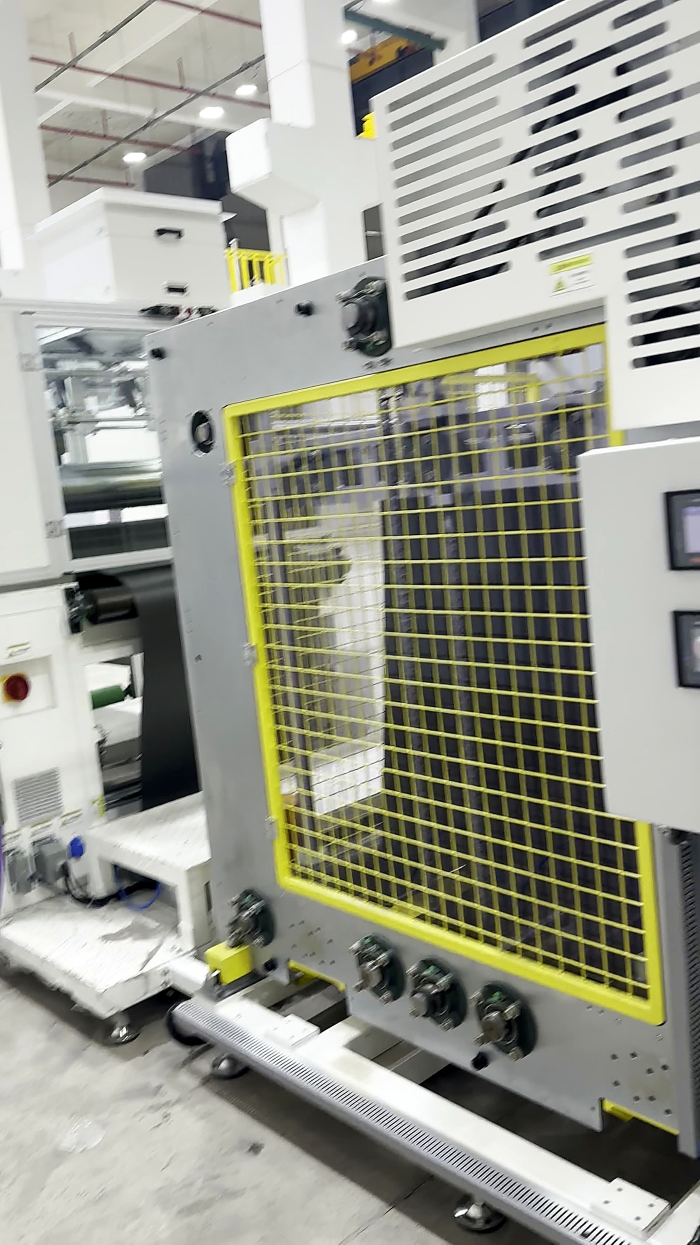
#> input picture scripts/hotmelt/_conservadas/20_1_0.jpg, 1400 x 2489 px (shown at 1/2 size); its folder holds only this picture in this run
$ python -i zoom.py   (imports and definitions only)
#> lines starting #> are read from the running program, lines starting #| are printed output that depends on the picture; after the words box and inside, x2 and y2 are one past the last pixel; in counts of white or black regions, pixels touching at a corner belong together
import sys, os
sys.path.insert(0, os.path.dirname(os.path.abspath(__file__)))
from tool import froot, path
from PIL import Image
import numpy as np

def bezel_box(p, dbg=False):
    im = Image.open(p).convert("RGB")
    W,H = im.size
    small = im.resize((W//4, H//4), Image.BILINEAR)
    a = np.asarray(small).astype(np.int16)
    R,G,B = a[...,0],a[...,1],a[...,2]
    m = (B-R > 12) & (B-R < 75) & (R > 70) & (R < 190) & (G >= R) & (G <= B)
    # column/row profiles
    cs = m.mean(axis=0); rs = m.mean(axis=1)
    if m.mean() < 0.005: return None
    tc = max(cs.max()*0.25, 0.03); tr = max(rs.max()*0.25, 0.03)
    ci = np.where(cs>tc)[0]; ri = np.where(rs>tr)[0]
    if len(ci)<3 or len(ri)<3: return None
    x0,x1 = ci[0]*4, (ci[-1]+1)*4
    y0,y1 = ri[0]*4, (ri[-1]+1)*4
    return (x0,y0,x1,y1,W,H)

def zoom(p, out, box=None, scale=3, pad=0.06):
#> called with p = '_conservadas/20_1_0.jpg', out = 'out.png', scale = 3, pad = 0.06
    im = Image.open(p)
#> im is the input picture: PIL image 1400x2489 RGB; mean R, G, B 152.9, 154, 142
    W,H = im.size
#> W = 1400; H = 2489
    if box is None:
        b = bezel_box(p)
#> in bezel_box, `small = im.resize((W//4, H//4), Image.BILINEAR)`:
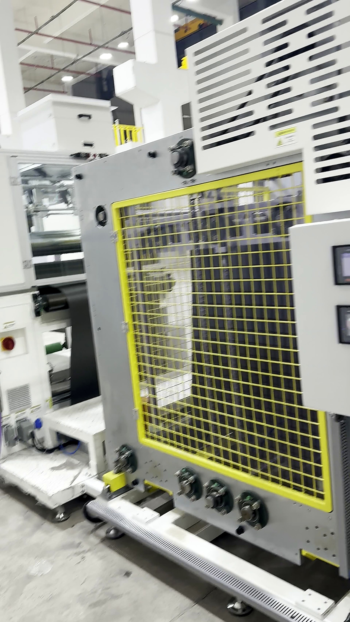
#> small: PIL image 350x622 RGB; mean R, G, B 152.9, 154, 142
#> in bezel_box, `R,G,B = a[...,0],a[...,1],a[...,2]`:
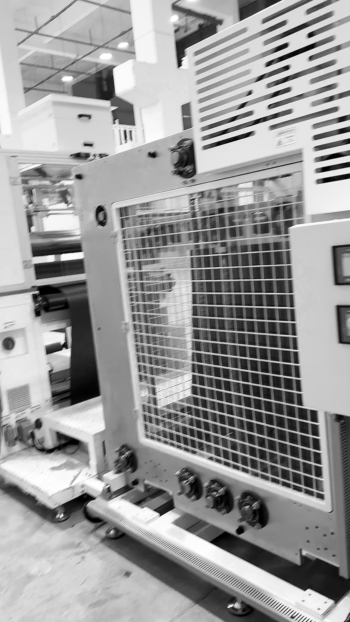
#> R: shape (622, 350) int16; min 0, max 255, mean 152.9
#> in bezel_box, `R,G,B = a[...,0],a[...,1],a[...,2]`:
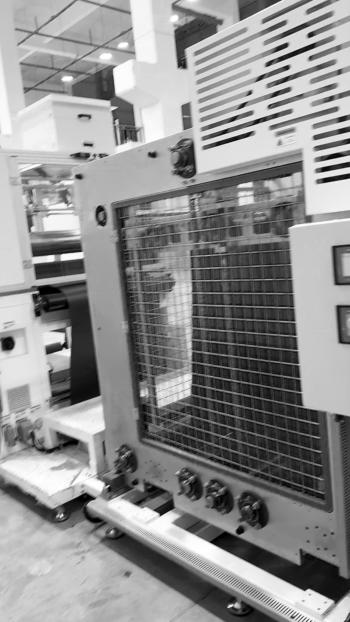
#> B: shape (622, 350) int16; min 0, max 255, mean 142
#> in bezel_box, `m = (B-R > 12) & (B-R < 75) & (R > 70) & (R < 190) & (G >= R) & (G <= B)`:
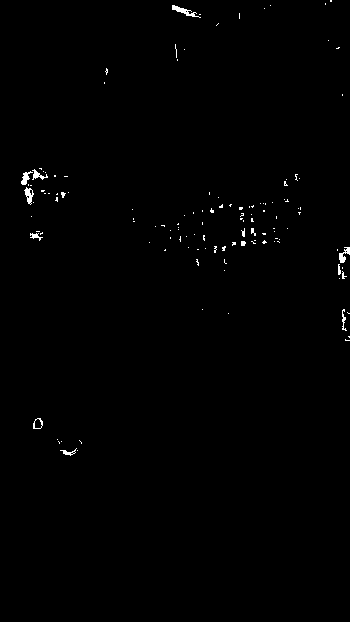
#> m: shape (622, 350) bool; 0.54% white in thin lines or dots, all inside (x1, y1, x2, y2) = (21, 0, 350, 456)
#> in bezel_box, `cs = m.mean(axis=0)`: cs = 350 values, max 0.0547 at index 342, min 0 at index 0, mean 0.00537
#> in bezel_box, `rs = m.mean(axis=1)`: rs = 622 values, max 0.0771 at index 176, min 0 at index 2, mean 0.00537
#> in bezel_box, `tc = max(cs.max() * 0.25, 0.03)`: tc = 0.03
#> in bezel_box, `ci = np.where(cs > tc)[0]`: ci = [25, 26, 27, 28, 29, 30, 33, 34, 339, 342, 343, 344]
#> in bezel_box, `ri = np.where(rs > tr)[0]`: ri = 32 values from 8 to 452
#> in bezel_box, `x0,x1 = ci[0]*4, (ci[-1]+1)*4`: x0 = 100; x1 = 1380
#> in bezel_box, `y0,y1 = ri[0]*4, (ri[-1]+1)*4`: y0 = 32; y1 = 1812
#> b = (100, 32, 1380, 1812, 1400, 2489)
        if b is None:
            box = (0,0,W,H)
        else:
            x0,y0,x1,y1,_,_ = b
#> x0 = 100; y0 = 32; x1 = 1380; y1 = 1812
            pw = int((x1-x0)*pad); ph = int((y1-y0)*pad)
#> after `pw = int((x1 - x0) * pad)`: pw = 76
#> after `ph = int((y1 - y0) * pad)`: ph = 106
            box = (max(0,x0-pw), max(0,y0-ph), min(W,x1+pw), min(H,y1+ph))
#> box = (24, 0, 1400, 1918)
    c = im.crop(box)
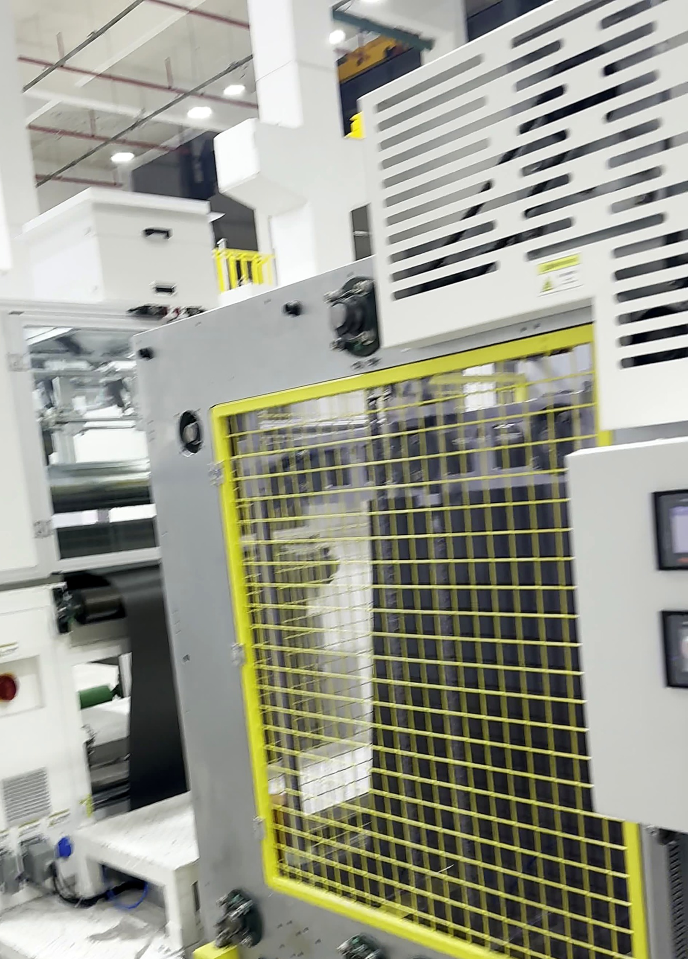
#> c: PIL image 1376x1918 RGB (shown at 1/2 size); mean R, G, B 153.8, 155, 142.1
    c = c.resize((int(c.size[0]*scale), int(c.size[1]*scale)), Image.LANCZOS)
#> c: PIL image 4128x5754 RGB
    c.save(out, quality=95)
    return box, c.size

>>> result = zoom('_conservadas/20_1_0.jpg', 'out.png')
#> result = ((24, 0, 1400, 1918), (4128, 5754))

$ run again, on scripts/hotmelt/_conservadas/20_1_2.jpg
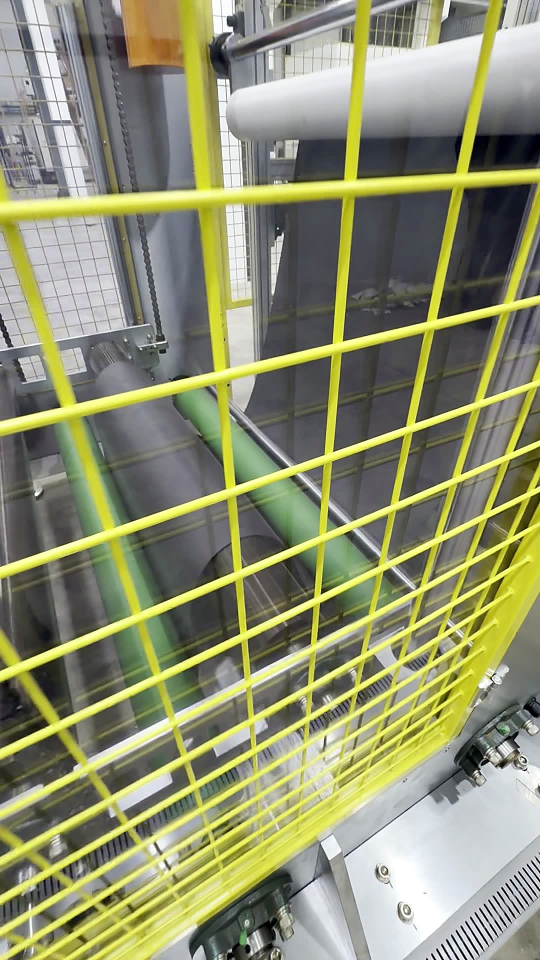
#> input picture scripts/hotmelt/_conservadas/20_1_2.jpg, 1080 x 1920 px (shown at 1/2 size)
#> in zoom, im is the input picture: PIL image 1080x1920 RGB; mean R, G, B 142.7, 145.1, 111.9
#> in bezel_box, `m = (B-R > 12) & (B-R < 75) & (R > 70) & (R < 190) & (G >= R) & (G <= B)`:
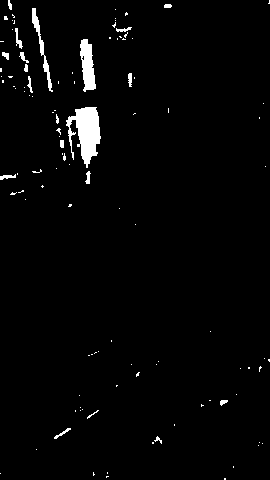
#> m: shape (480, 270) bool; 2.4% white; 110 white regions (90 under 20 px), largest, box (x1, y1, x2, y2) and area: (66, 107, 101, 168) 1204, (80, 39, 96, 92) 558, (32, 8, 53, 92) 328
#> cs = 270 values, max 0.263 at index 87, min 0 at index 101, mean 0.0235
#> rs = 480 values, max 0.13 at index 118, min 0 at index 93, mean 0.0235
#> tc = 0.0656
#> tr = 0.0324
#> ci = 20 values from 69 to 97
#> ri = 130 values from 4 to 400
#> in bezel_box, `x0,x1 = ci[0]*4, (ci[-1]+1)*4`: x0 = 276; x1 = 392
#> in bezel_box, `y0,y1 = ri[0]*4, (ri[-1]+1)*4`: y0 = 16; y1 = 1604
#> b = (276, 16, 392, 1604, 1080, 1920)
#> in zoom, `x0,y0,x1,y1,_,_ = b`: x0 = 276; y0 = 16; x1 = 392; y1 = 1604
#> pw = 6
#> ph = 95
#> box = (270, 0, 398, 1699)
#> in zoom, `c = im.crop(box)`:
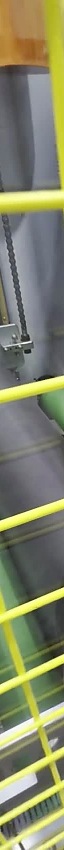
#> c: PIL image 128x1699 RGB (shown at 1/2 size); mean R, G, B 130, 132.6, 103.7
#> result = ((270, 0, 398, 1699), (384, 5097))

$ run again, on scripts/hotmelt/_conservadas/20_2_1.jpg
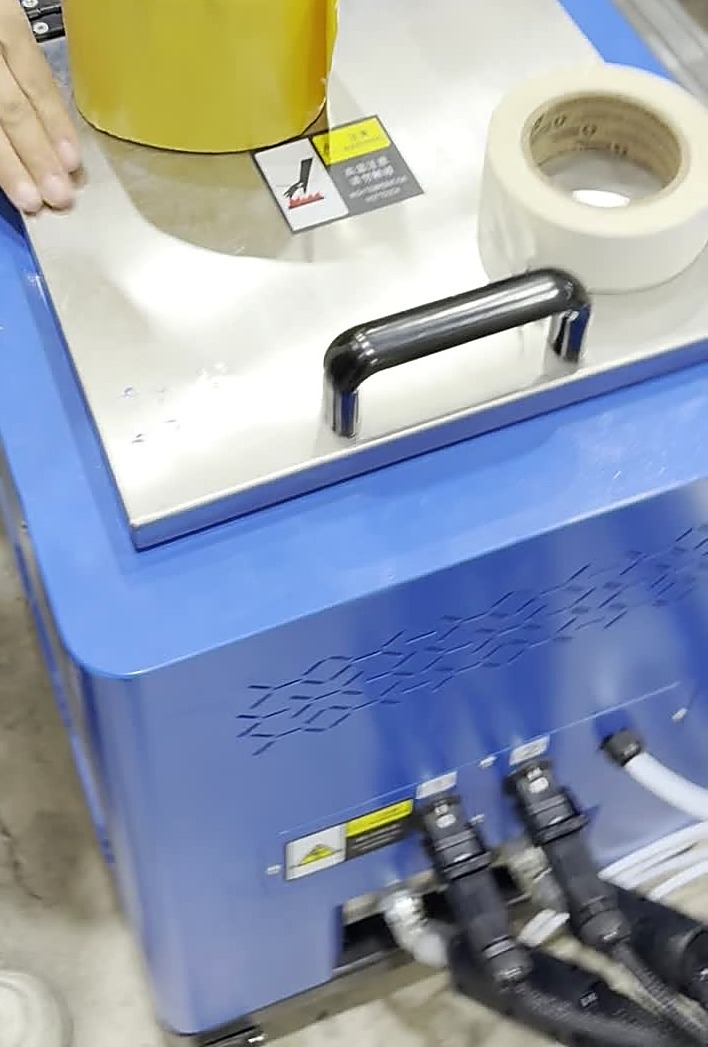
#> input picture scripts/hotmelt/_conservadas/20_2_1.jpg, 708 x 1047 px
#> in zoom, im is the input picture: PIL image 708x1047 RGB; mean R, G, B 146.9, 156.7, 171.8
#> in bezel_box, `m = (B-R > 12) & (B-R < 75) & (R > 70) & (R < 190) & (G >= R) & (G <= B)`:
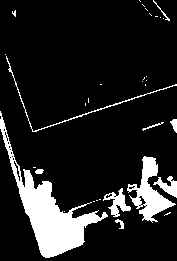
#> m: shape (261, 177) bool; 12.9% white; 33 white regions (23 under 20 px), largest, box (x1, y1, x2, y2) and area: (0, 111, 108, 258) 3608, (127, 156, 176, 223) 1187, (103, 188, 131, 217) 330
#> cs = 177 values, max 0.303 at index 42, min 0.023 at index 99, mean 0.129
#> rs = 261 values, max 0.497 at index 204, min 0 at index 21, mean 0.129
#> tc = 0.0757
#> tr = 0.124
#> ci = 128 values from 3 to 176
#> ri = 85 values from 167 to 252
#> in bezel_box, `x0,x1 = ci[0]*4, (ci[-1]+1)*4`: x0 = 12; x1 = 708
#> in bezel_box, `y0,y1 = ri[0]*4, (ri[-1]+1)*4`: y0 = 668; y1 = 1012
#> b = (12, 668, 708, 1012, 708, 1047)
#> in zoom, `x0,y0,x1,y1,_,_ = b`: x0 = 12; y0 = 668; x1 = 708; y1 = 1012
#> pw = 41
#> ph = 20
#> box = (0, 648, 708, 1032)
#> in zoom, `c = im.crop(box)`:
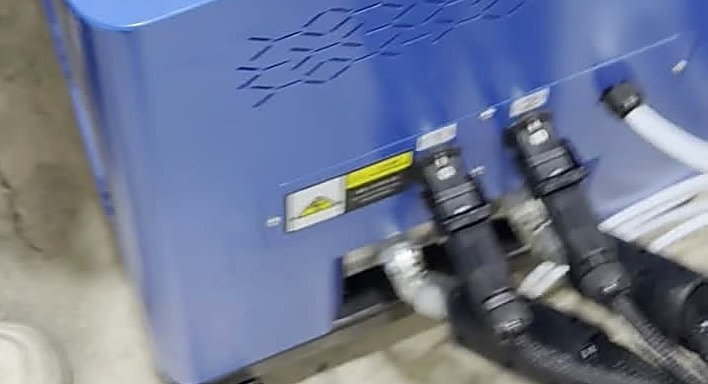
#> c: PIL image 708x384 RGB; mean R, G, B 110.8, 120.6, 146.8
#> result = ((0, 648, 708, 1032), (2124, 1152))
